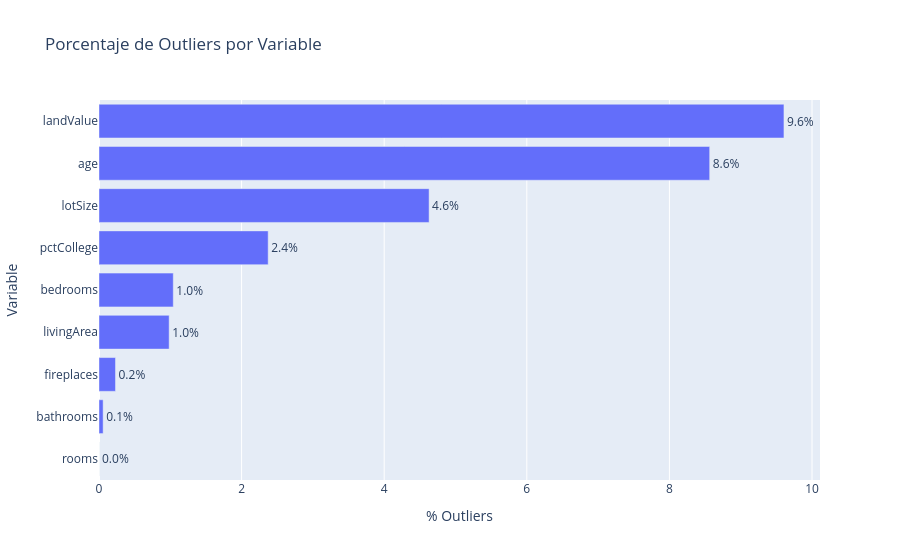

The cell this chart's notebook holds for it:
### Code cell
# Análisis de outliers usando IQR
print("=" * 80)
print("🔍 DETECCIÓN DE OUTLIERS (Método IQR)")
print("=" * 80)

outlier_summary = []

for col in numeric_cols_except_target:
    Q1 = df[col].quantile(0.25)
    Q3 = df[col].quantile(0.75)
    IQR = Q3 - Q1
    lower_bound = Q1 - 1.5 * IQR
    upper_bound = Q3 + 1.5 * IQR
    
    outliers = df[(df[col] < lower_bound) | (df[col] > upper_bound)]
    outlier_pct = len(outliers) / len(df) * 100
    
    outlier_summary.append({
        'Variable': col,
        'Q1': Q1,
        'Q3': Q3,
        'IQR': IQR,
        'Límite Inferior': lower_bound,
        'Límite Superior': upper_bound,
        'Outliers': len(outliers),
        '% Outliers': outlier_pct
    })

outlier_df = pd.DataFrame(outlier_summary)
display(outlier_df.sort_values('% Outliers', ascending=False).round(2))

# Visualización de outliers
fig = px.bar(
    outlier_df.sort_values('% Outliers', ascending=True),
    x='% Outliers', y='Variable', orientation='h',
    title='Porcentaje de Outliers por Variable',
    text='% Outliers'
)
fig.update_traces(texttemplate='%{text:.1f}%', textposition='outside')
fig.show()

### Figure 1 — Plotly figure (JSON) as saved in the notebook; plotly's stock layout.template omitted (floating-point values rounded to 4 significant figures)
{"data": [{"hovertemplate": "% Outliers=%{text}<br>Variable=%{y}<extra></extra>", "legendgroup": "", "marker": {"color": "#636efa", "pattern": {"shape": ""}}, "name": "", "orientation": "h", "showlegend": false, "text": [0.0, 0.05787, 0.2315, 0.9838, 1.042, 2.373, 4.63, 8.565, 9.606], "textposition": "outside", "texttemplate": "%{text:.1f}%", "type": "bar", "x": [0.0, 0.05787, 0.2315, 0.9838, 1.042, 2.373, 4.63, 8.565, 9.606], "xaxis": "x", "y": ["rooms", "bathrooms", "fireplaces", "livingArea", "bedrooms", "pctCollege", "lotSize", "age", "landValue"], "yaxis": "y"}], "layout": {"barmode": "relative", "legend": {"tracegroupgap": 0}, "title": {"text": "Porcentaje de Outliers por Variable"}, "xaxis": {"anchor": "y", "domain": [0, 1], "title": {"text": "% Outliers"}}, "yaxis": {"anchor": "x", "domain": [0, 1], "title": {"text": "Variable"}}}}
